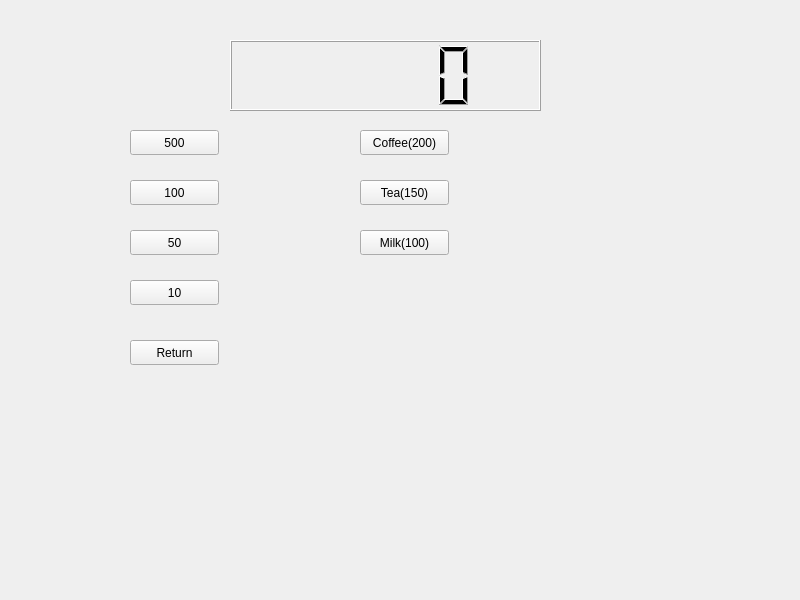
<?xml version="1.0" encoding="UTF-8"?>
<ui version="4.0">
 <class>Widget</class>
 <widget class="QWidget" name="Widget">
  <property name="geometry">
   <rect>
    <x>0</x>
    <y>0</y>
    <width>800</width>
    <height>600</height>
   </rect>
  </property>
  <property name="windowTitle">
   <string>Widget</string>
  </property>
  <widget class="QPushButton" name="pbCoin500">
   <property name="geometry">
    <rect>
     <x>130</x>
     <y>130</y>
     <width>89</width>
     <height>25</height>
    </rect>
   </property>
   <property name="text">
    <string>500</string>
   </property>
  </widget>
  <widget class="QPushButton" name="pbCoin100">
   <property name="geometry">
    <rect>
     <x>130</x>
     <y>180</y>
     <width>89</width>
     <height>25</height>
    </rect>
   </property>
   <property name="text">
    <string>100</string>
   </property>
  </widget>
  <widget class="QPushButton" name="pbCoin50">
   <property name="geometry">
    <rect>
     <x>130</x>
     <y>230</y>
     <width>89</width>
     <height>25</height>
    </rect>
   </property>
   <property name="text">
    <string>50</string>
   </property>
  </widget>
  <widget class="QPushButton" name="pbCoin10">
   <property name="geometry">
    <rect>
     <x>130</x>
     <y>280</y>
     <width>89</width>
     <height>25</height>
    </rect>
   </property>
   <property name="text">
    <string>10</string>
   </property>
  </widget>
  <widget class="QLCDNumber" name="lcdNumber">
   <property name="geometry">
    <rect>
     <x>230</x>
     <y>40</y>
     <width>311</width>
     <height>71</height>
    </rect>
   </property>
  </widget>
  <widget class="QPushButton" name="pbCoffee">
   <property name="geometry">
    <rect>
     <x>360</x>
     <y>130</y>
     <width>89</width>
     <height>25</height>
    </rect>
   </property>
   <property name="text">
    <string>Coffee(200)</string>
   </property>
  </widget>
  <widget class="QPushButton" name="pbTea">
   <property name="geometry">
    <rect>
     <x>360</x>
     <y>180</y>
     <width>89</width>
     <height>25</height>
    </rect>
   </property>
   <property name="text">
    <string>Tea(150)</string>
   </property>
  </widget>
  <widget class="QPushButton" name="pbMilk">
   <property name="geometry">
    <rect>
     <x>360</x>
     <y>230</y>
     <width>89</width>
     <height>25</height>
    </rect>
   </property>
   <property name="text">
    <string>Milk(100)</string>
   </property>
  </widget>
  <widget class="QPushButton" name="pbReturn">
   <property name="geometry">
    <rect>
     <x>130</x>
     <y>340</y>
     <width>89</width>
     <height>25</height>
    </rect>
   </property>
   <property name="text">
    <string>Return</string>
   </property>
  </widget>
 </widget>
 <resources/>
 <connections/>
</ui>
